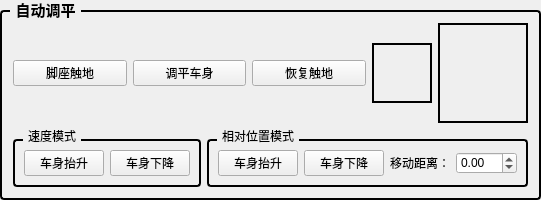
         <widget class="QGroupBox" name="groupBox_22">
          <property name="sizePolicy">
           <sizepolicy hsizetype="Preferred" vsizetype="Maximum">
            <horstretch>0</horstretch>
            <verstretch>0</verstretch>
           </sizepolicy>
          </property>
          <property name="maximumSize">
           <size>
            <width>16777215</width>
            <height>205</height>
           </size>
          </property>
          <property name="font">
           <font>
            <family>Microsoft YaHei UI</family>
            <pointsize>11</pointsize>
            <bold>true</bold>
           </font>
          </property>
          <property name="styleSheet">
           <string notr="true">QGroupBox {
    border: 2px solid #000000; /* 2px宽的黑色边框，可根据需要调整粗细和颜色 */
    border-radius: 4px; /* 可选：添加边框圆角 */
    margin-top: 10px; /* 为标题留出空间 */
}
QGroupBox::title {
    subcontrol-origin: margin;
    subcontrol-position: top left; /* 标题位置 */
    left: 10px; /* 标题左侧间距 */
    padding: 0 3px 0 3px; /* 标题文字周围留白 */
}</string>
          </property>
          <property name="title">
           <string>自动调平</string>
          </property>
          <layout class="QVBoxLayout" name="verticalLayout_16">
           <item>
            <layout class="QHBoxLayout" name="horizontalLayout_86">
             <item>
              <widget class="QPushButton" name="btn_FeetToGround">
               <property name="text">
                <string>脚座触地</string>
               </property>
              </widget>
             </item>
             <item>
              <widget class="QPushButton" name="btn_BalanceBody">
               <property name="text">
                <string>调平车身</string>
               </property>
              </widget>
             </item>
             <item>
              <widget class="QPushButton" name="btn_BodyToGround">
               <property name="text">
                <string>恢复触地</string>
               </property>
              </widget>
             </item>
             <item>
              <widget class="QPushButton" name="btn_LevelRapidStop">
               <property name="sizePolicy">
                <sizepolicy hsizetype="Maximum" vsizetype="Maximum">
                 <horstretch>0</horstretch>
                 <verstretch>0</verstretch>
                </sizepolicy>
               </property>
               <property name="minimumSize">
                <size>
                 <width>60</width>
                 <height>60</height>
                </size>
               </property>
               <property name="maximumSize">
                <size>
                 <width>60</width>
                 <height>60</height>
                </size>
               </property>
               <property name="styleSheet">
                <string notr="true">background-color: transparent; 
 border-image: url(:/RapidStop.svg) 0 stretch;
border: 2px solid black; </string>
               </property>
               <property name="text">
                <string/>
               </property>
              </widget>
             </item>
             <item>
              <widget class="QPushButton" name="btn_LevelToAuto">
               <property name="sizePolicy">
                <sizepolicy hsizetype="Maximum" vsizetype="Maximum">
                 <horstretch>0</horstretch>
                 <verstretch>0</verstretch>
                </sizepolicy>
               </property>
               <property name="minimumSize">
                <size>
                 <width>90</width>
                 <height>100</height>
                </size>
               </property>
               <property name="maximumSize">
                <size>
                 <width>90</width>
                 <height>100</height>
                </size>
               </property>
               <property name="styleSheet">
                <string notr="true">background-color: transparent; 
 border-image: url(:/ManualToAuto.svg) 0 stretch;
border: 2px solid black; </string>
               </property>
               <property name="text">
                <string/>
               </property>
              </widget>
             </item>
            </layout>
           </item>
           <item>
            <layout class="QHBoxLayout" name="horizontalLayout_105">
             <item>
              <widget class="QGroupBox" name="groupBox_23">
               <property name="title">
                <string>速度模式</string>
               </property>
               <layout class="QGridLayout" name="gridLayout_24">
                <item row="0" column="0">
                 <widget class="QPushButton" name="btn_SpeedBodyUp">
                  <property name="text">
                   <string>车身抬升</string>
                  </property>
                 </widget>
                </item>
                <item row="0" column="1">
                 <widget class="QPushButton" name="btn_SpeedBodyDown">
                  <property name="text">
                   <string>车身下降</string>
                  </property>
                 </widget>
                </item>
               </layout>
              </widget>
             </item>
             <item>
              <widget class="QGroupBox" name="groupBox_24">
               <property name="title">
                <string>相对位置模式</string>
               </property>
               <layout class="QGridLayout" name="gridLayout_25">
                <item row="0" column="0">
                 <widget class="QPushButton" name="btn_PosBodyUp">
                  <property name="text">
                   <string>车身抬升</string>
                  </property>
                 </widget>
                </item>
                <item row="0" column="1">
                 <widget class="QPushButton" name="btn_PosBodyDown">
                  <property name="text">
                   <string>车身下降</string>
                  </property>
                 </widget>
                </item>
                <item row="0" column="3">
                 <layout class="QHBoxLayout" name="horizontalLayout_85">
                  <item>
                   <widget class="QLabel" name="label_4">
                    <property name="text">
                     <string>移动距离：</string>
                    </property>
                   </widget>
                  </item>
                  <item>
                   <widget class="QDoubleSpinBox" name="spinBox_Distance">
                    <property name="minimum">
                     <double>-99.000000000000000</double>
                    </property>
                   </widget>
                  </item>
                 </layout>
                </item>
               </layout>
              </widget>
             </item>
            </layout>
           </item>
          </layout>
         </widget>
